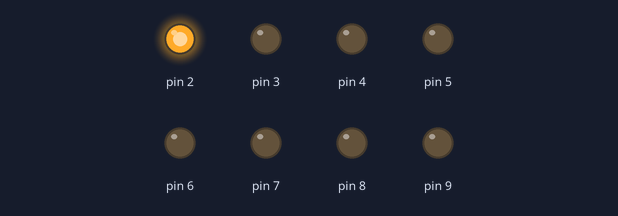
Bench run of a sketch on a simulated Arduino Uno, built with avr-gcc and run on an emulated ATmega328P. On the bench: output pins drawn as LEDs (lit = HIGH).

Above: at 0.05 s.
At 0.65 s:
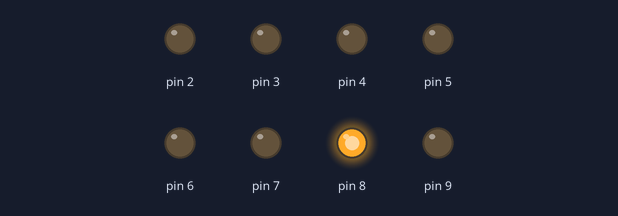
At 1.25 s:
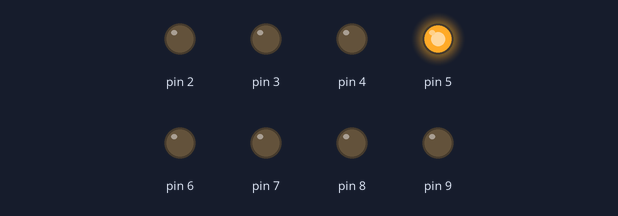
At 1.75 s:
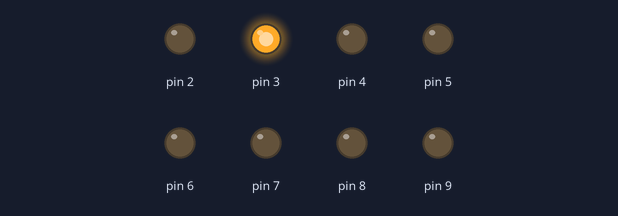
At 2.4 s:
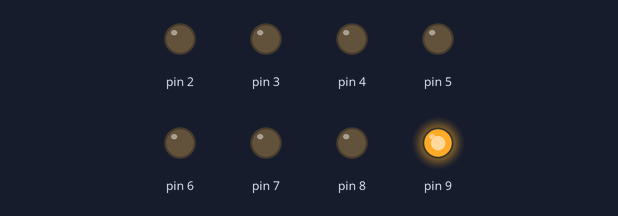
At 3.45 s:
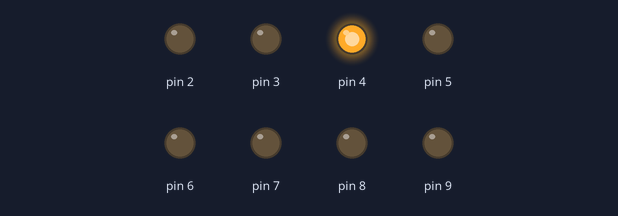
Timing chart, 0 to 3.8 s (numbered marks = the images above):
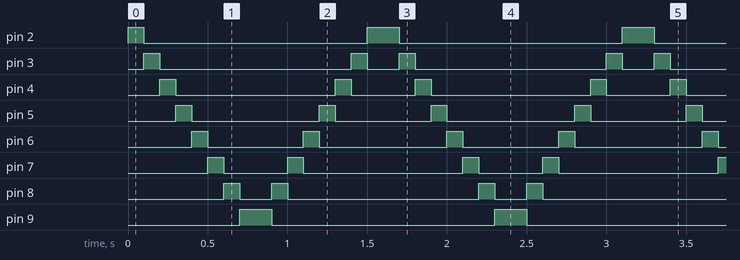

The sketch:

led_chaser_back_and_forth.ino
```cpp
int timer = 100;

void setup() {

  for (int i = 2; i < 10; i++) {

    pinMode(i, OUTPUT);

  }

}

void loop() {

  for (int w = 2; w < 10; w++) {

    digitalWrite(w, HIGH);

    delay(timer);

    digitalWrite(w, LOW);

  }

  for (int j = 9; j > 1; j--) {

    digitalWrite(j, HIGH);

    delay(timer);

    digitalWrite(j, LOW);

  }

}
```

Measured:
- by itself, pin 2: repeats every 1.6 s: LOW 1.4 s, HIGH 0.20 s
- by itself, pin 3: repeats every 1.6 s: LOW 1.2 s, HIGH 0.10 s, LOW 0.20 s, HIGH 0.10 s
- by itself, pin 4: repeats every 1.6 s: LOW 1.0 s, HIGH 0.10 s, LOW 0.40 s, HIGH 0.10 s
- by itself, pin 5: repeats every 1.6 s: LOW 0.80 s, HIGH 0.10 s, LOW 0.60 s, HIGH 0.10 s
- by itself, pin 6: repeats every 1.6 s: LOW 0.60 s, HIGH 0.10 s, LOW 0.80 s, HIGH 0.10 s
- by itself, pin 7: repeats every 1.6 s: LOW 0.40 s, HIGH 0.10 s, LOW 1.0 s, HIGH 0.10 s
- by itself, pin 8: repeats every 1.6 s: LOW 0.20 s, HIGH 0.10 s, LOW 1.2 s, HIGH 0.10 s
- by itself, pin 9: alternates HIGH for 0.20 s and LOW for 1.4 s
